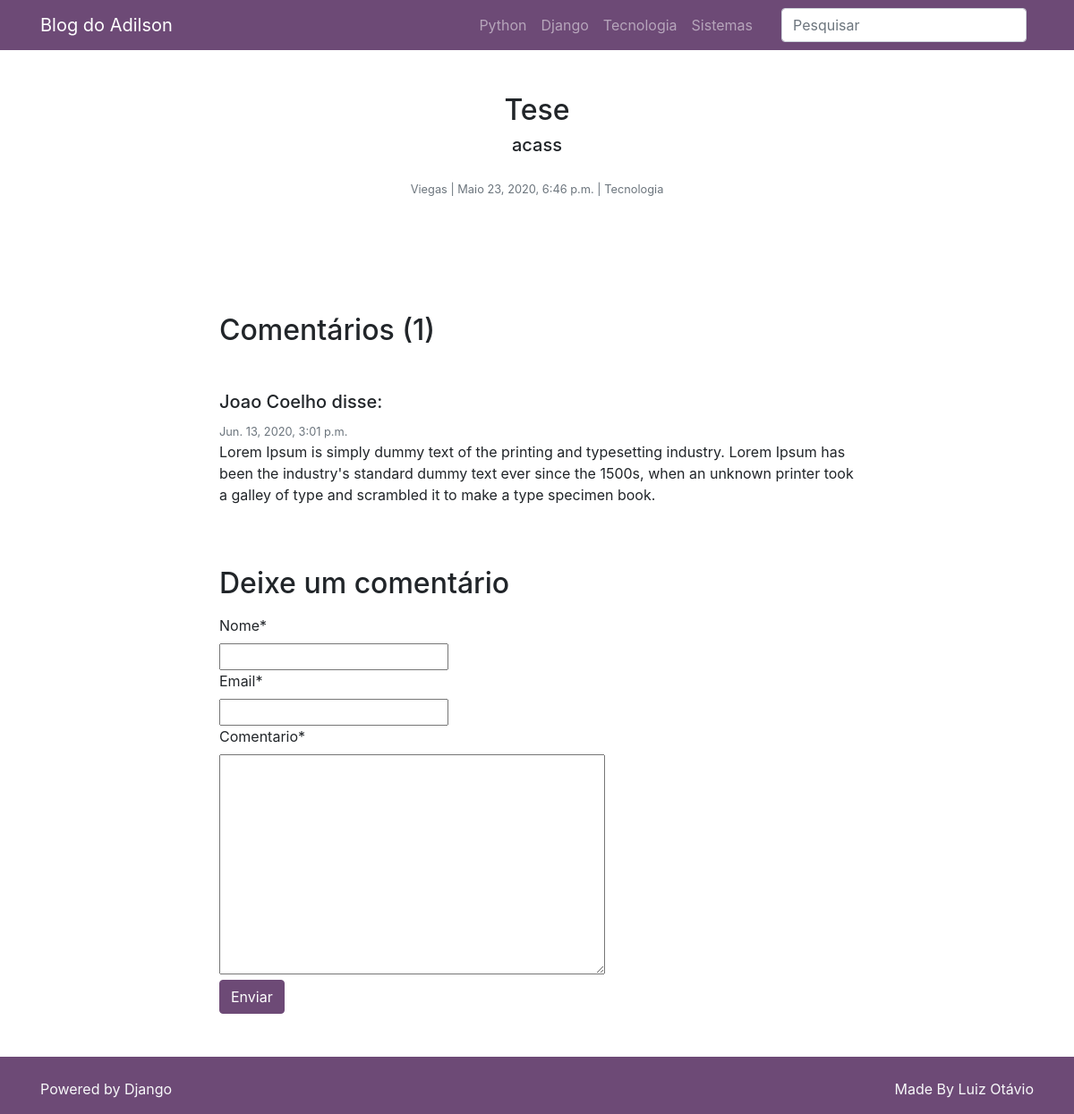
Screenshot of /post/2 with the database file from the repository.
### posts/models.py (models this page shows, shortened)
class Post(models.Model):
    titulo_post = models.CharField(max_length=255, verbose_name='Titulo')
    autor_post = models.ForeignKey(User, on_delete=models.DO_NOTHING, verbose_name='Autor')
    data_post = models.DateTimeField(default = timezone.now, verbose_name='Data')
    conteudo_post = models.TextField(blank=True, null=True, verbose_name='Conteudo')
    excerto_post = models.TextField(verbose_name='Excerto')
    categoria_post = models.ForeignKey(Categoria, on_delete= models.DO_NOTHING, blank = True, null=True, verbose_name='Categoria')
    imagem_post = models.ImageField(upload_to='post_img/%Y/%m/%d', blank= True, null=True, verbose_name='Imagem')
    publicado_post = models.BooleanField(default=False, verbose_name='Publicado')

### categoria/models.py (models this page shows)
class Categoria(models.Model):
    nome_cat = models.CharField(max_length = 50, verbose_name='Nome')
    def __str__(self):
        return self.nome_cat

### comentarios/models.py (models this page shows, shortened)
class Comentario(models.Model):
    nome_comentario = models.CharField(max_length=150, verbose_name='Nome')
    email_comentario = models.EmailField(verbose_name='Email')
    comentario = models.TextField(verbose_name='Comentario')
    post_comentario = models.ForeignKey(Post, on_delete=models.CASCADE, verbose_name='Post')
    usuario_comentario = models.ForeignKey(User, on_delete=models.DO_NOTHING, verbose_name='Usuario', blank=True, null=True)
    data_comentario = models.DateTimeField(default=timezone.now, verbose_name='Data')
    publicado_comentario = models.BooleanField(default=False, verbose_name='Publicado')

### posts/views.py (the view, shortened to what this page needs)
# urls.py: path('post/<int:pk>', views.PostDetalhes.as_view(), name='posts_detalhes'),
class PostDetalhes(UpdateView):
    template_name = 'posts/post_detalhes.html'
    model = Post
    form_class = FormComentario
    context_object_name = 'post'
    def get_context_data(self, **kwargs):
        contexto = super().get_context_data(**kwargs)
        post = self.get_object()
        comentarios = Comentario.objects.filter(
            publicado_comentario = True,
            post_comentario=post.id
        )
        contexto['comentarios'] = comentarios
        return contexto

### comentarios/forms.py (shortened to what this page needs)
class FormComentario(ModelForm):
    class Meta:
        model = Comentario
        fields =('nome_comentario', 'email_comentario', 'comentario')

### posts/templates/posts/post_detalhes.html (shortened to what this page needs)
{% extends 'base.html' %}
{% load crispy_forms_tags %}
{% block conteudo %}
    <div class="container">
        <div class="row pt-5">
            <div class="col-xl"></div>
            <div class="col-xl-8 text-center">
                <h2>{{ post.titulo_post}}</h2>
                <h5>{{ post.excerto_post}}</h5>
                <p class="text-muted mt-4">
                    <small>
                        {{ post.autor_post}} | {{ post.data_post}} | {{ post.categoria_post}}
                    </small>
                </p>
            </div>
            <div class="col-xl"></div>
        </div>
        <div class="row pt-5">
        </div>
            {% if comentarios %}
        <div class="row pt-5">
            <div class="col-xl"></div>
            <div class="col-xl-8">
                <h2 class="my-3">Comentários ({{ comentarios.count }})</h2>
                {% for comentario in comentarios %}
                <h5 class="mb-2 mt-5">{{comentario.nome_comentario}} disse:</h5>
                <small class="text-muted">{{comentario.data_comentario}}</small>
                <p class="mb-1">{{ comentario.comentario }}</p>
                {% endfor %}
            </div>
            <div class="col-xl"></div>
        </div>
        {% endif %}
        <div class="row pt-5">
            <div class="col-xl"></div>
            <div class="col-xl-8">
                <h2 class="my-3">Deixe um comentário</h2>
                <form method="POST" action="#envia_comentario">
                        {% for visible_field in form.visible_fields %}
                            {{visible_field|as_crispy_field}}
                        {% endfor %}
                                <input id="envia_comentario" type="submit" class="btn btn-primary"
                                    value="Enviar">
                </form>
            </div>
            <div class="col-xl"></div>
        </div>
    </div>
{% endblock %}

### rows the page displays
Post: titulo_post "Tese", excerto_post "acass", autor_post "Viegas", data_post "Maio 23, 2020, 6:46 p.m.", categoria_post "Tecnologia"
Comentario: nome_comentario "Joao Coelho", data_comentario "Jun. 13, 2020, 3:01 p.m.", comentario "Lorem Ipsum is simply dummy text of the printing and typesetting industry. Lorem Ipsum has been the industry's standard dummy text ever since the 1500s, when an unknown printer took a galley of type and scrambled it to make a type specimen book."

### other values shown
{{ comentarios.count }} "1"
